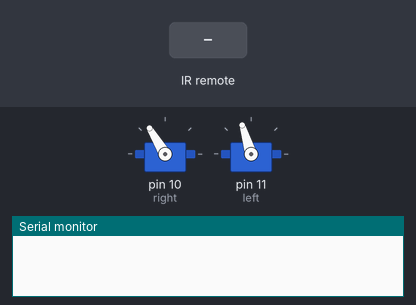
The sketch below on a simulated Arduino Uno, built with avr-gcc and run on an emulated ATmega328P. Shown: 2 × servo, the last lines printed to the serial monitor. Inputs (shaded band) come from the test bench.

Above: at 1.2 s.
1.3 s: infrared code 0x2758 received
At 2.5 s:
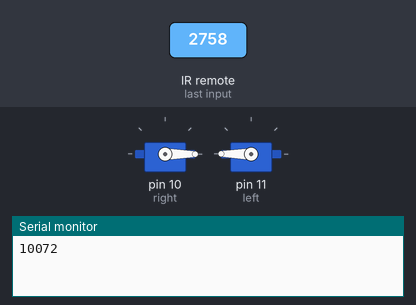
2.8 s: infrared code 0x2759 received
At 3.9 s:
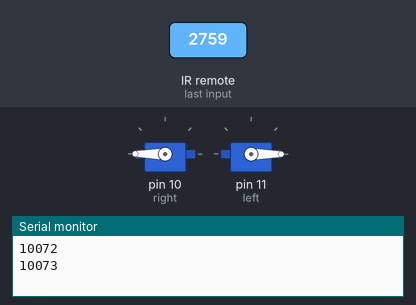
4.3 s: infrared code 0x275A received
At 5.0 s:
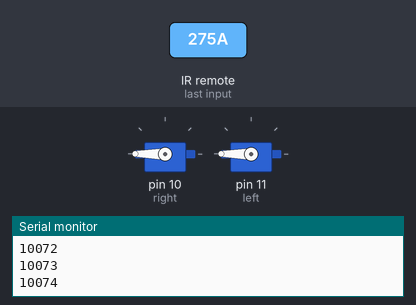
5.8 s: infrared code 0x275B received
At 6.2 s:
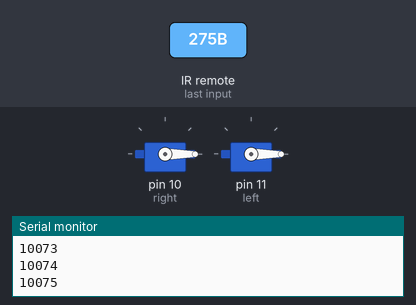
Timing chart, 0 to 8.3 s (numbered marks = the images above; inputs shaded):
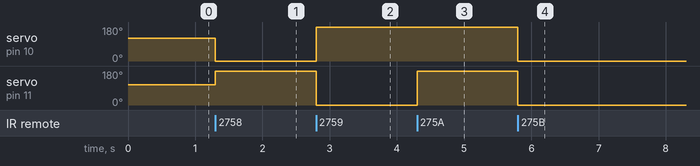

The sketch:

ajuneuvorinov2.ino
```cpp
#include <IRremote.h>
#include <IRremoteInt.h>
#include <Servo.h>
//////////////////////
//Remote ids for arrows
//up    12758, 2758 //10072, 75608
//down  12759, 2759 //10073, 75609
//left  1276A, 276A //10074, 75610
//right 1276B, 276B //10075, 75611
//////////////////////
//servo centers
//Right:122" "
//Left:109"
//////////////////////
int RECV_PIN = 9;
Servo right;
Servo left;

IRrecv irrecv(RECV_PIN);
decode_results results;

void setup()
{
  Serial.begin(9600);
  irrecv.enableIRIn(); // Start the receiver
  right.attach(10);
  left.attach(11);
 }

void loop(){

  if (irrecv.decode(&results))
    {
      Serial.println(results.value);
      irrecv.resume();   // Receive the next value
    }


switch (results.value) {
    case 10072 : //up
    left.write(180);
    right.write(0);
    break;

    case 10073 : //down
    left.write(0);
    right.write(180);
    break;

    case 10074 : //left
    left.write(180);
    right.write(180);
    break;

    case 10075 : //right
    left.write(0);
    right.write(0);
    break;

    default:
    left.write(107);
    right.write(121);
    break;
  }

}
```

Measured:
- after the input at 1.3 s, servo on pin 10 (right): 121° → 0° at once; servo on pin 11 (left): 107° → 180° at once
- after the input at 2.8 s, servo on pin 10 (right): 0° → 180° at once; servo on pin 11 (left): 180° → 0° at once
- after the input at 4.3 s, servo on pin 11 (left): 0° → 180° at once
- after the input at 5.8 s, servo on pin 10 (right), servo on pin 11 (left): 180° → 0° at once
